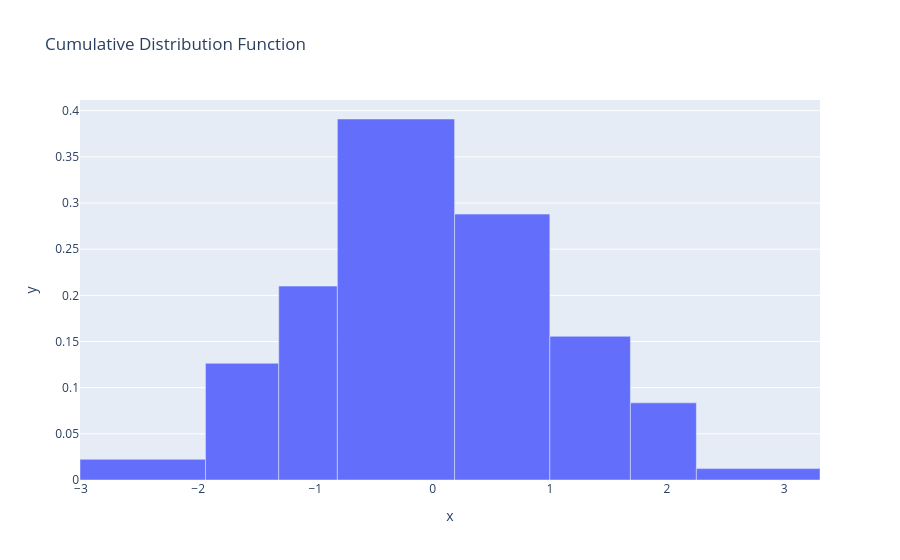

Notebook cell for this chart:
### Markdown cell above
## Example 3: Cumulative Distribution

Create cumulative histograms to visualize cumulative distributions.

### Code cell
fig = histogram(x=data, title="Cumulative Distribution Function")
fig.show()

### Figure 1 — Plotly figure (JSON) as saved in the notebook; plotly's stock layout.template omitted (floating-point values rounded to 4 significant figures)
{"data": [{"alignmentgroup": "True", "hovertemplate": "x=%{x}<br>y=%{y}<extra></extra>", "legendgroup": "", "marker": {"color": "#636efa", "pattern": {"shape": ""}}, "name": "", "offsetgroup": "", "orientation": "v", "showlegend": false, "type": "bar", "width": [1.07, 0.625, 0.5, 1, 0.8125, 0.6875, 0.5625, 1.055], "x": [-2.473, -1.625, -1.062, -0.3125, 0.5938, 1.344, 1.969, 2.777], "xaxis": "x", "y": [0.02242, 0.1264, 0.21, 0.391, 0.288, 0.1556, 0.08356, 0.01233], "yaxis": "y"}], "layout": {"legend": {"tracegroupgap": 0}, "title": {"text": "Cumulative Distribution Function"}, "xaxis": {"anchor": "y", "domain": [0, 1], "title": {"text": "x"}}, "yaxis": {"anchor": "x", "domain": [0, 1], "title": {"text": "y"}}}}
